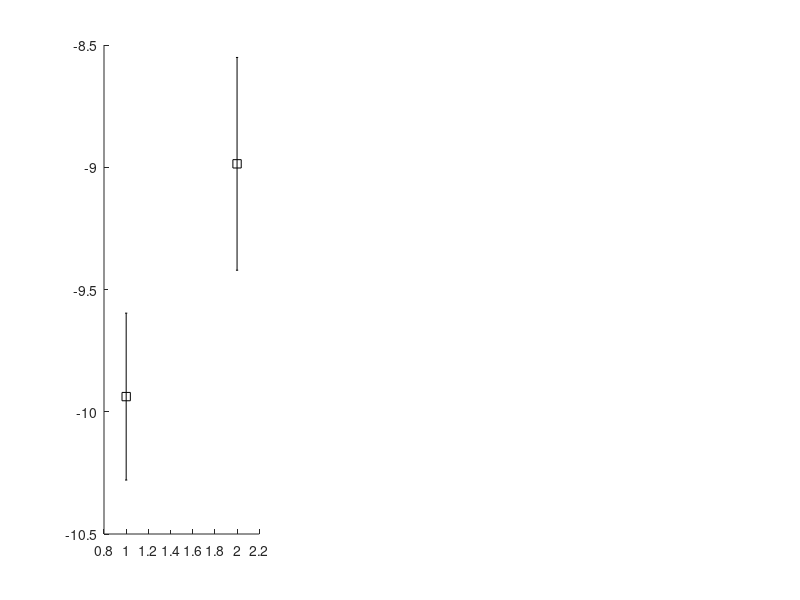

MATLAB code for this plot: (Note: this script raises an error after producing the figure.)
clear all; clc; close all

% Data
Tf_11 = [-9.47, -10.32, -10.00, -9.73, -10.17];
dt_exo_11 = [0.266, 0.268, 0.533, 0.532, 0.4];
dT_exo_11 = [0.04, 0.02, 0.04, 0.07, 0.06];

Tf_12 = [-9.41, -8.35, -9.03, -8.79, -9.35];
dt_exo_12 = [0.233, 0.135, 0.133, 0.8, 0.799];
dT_exo_12 = [0.04, 0.04, 0.02, 0.12, 0.06];

% Voltage labels
x_labels = {'11 V', '12 V'};
x_pos = [1, 2];

% Means and SDs
mean_Tf = [mean(Tf_11), mean(Tf_12)];
std_Tf  = [std(Tf_11), std(Tf_12)];

mean_dt = [mean(dt_exo_11), mean(dt_exo_12)];
std_dt  = [std(dt_exo_11), std(dt_exo_12)];

mean_dT = [mean(dT_exo_11), mean(dT_exo_12)];
std_dT  = [std(dT_exo_11), std(dT_exo_12)];

% Create figure
figure;

% Subplot 1: Tf (°C)
subplot(1,3,1); hold on;
errorbar(x_pos, mean_Tf, std_Tf, 'ks', 'MarkerSize', 6, 'MarkerFaceColor','k', 'LineWidth', 1);
scatter(repmat(x_pos(1),1,5), Tf_11, 'ko');
scatter(repmat(x_pos(2),1,5), Tf_12, 'ko');
xlim([0.5 2.5]);
xticks(x_pos); xticklabels(x_labels);
set(gca, 'FontSize', 14)
ylabel('T_f (°C)', 'FontSize', 16);
title('Final Temperature T_f', 'FontSize', 16);
grid on;

% Subplot 3: Δt_exo (s)
subplot(1,3,3); hold on;
errorbar(x_pos, mean_dt, std_dt, 'ks', 'MarkerSize', 6, 'MarkerFaceColor','k', 'LineWidth', 1);
scatter(repmat(x_pos(1),1,5), dt_exo_11, 'ko');
scatter(repmat(x_pos(2),1,5), dt_exo_12, 'ko');
xlim([0.5 2.5]);
xticks(x_pos); xticklabels(x_labels);
set(gca, 'FontSize', 14)
ylabel('Δt_{exo} (s)', 'FontSize', 16);
title('Time Interval Δt_{exo}', 'FontSize', 16);
grid on;

% Subplot 2: ΔT_exo (°C)
subplot(1,3,2); hold on;
errorbar(x_pos, mean_dT, std_dT, 'ks', 'MarkerSize', 6, 'MarkerFaceColor','k', 'LineWidth', 1);
scatter(repmat(x_pos(1),1,5), dT_exo_11, 'ko');
scatter(repmat(x_pos(2),1,5), dT_exo_12, 'ko');
xlim([0.5 2.5]);
xticks(x_pos); xticklabels(x_labels);
set(gca, 'FontSize', 14)
ylabel('ΔT_{exo} (°C)', 'FontSize', 16);
title('Temperature Interval ΔT_{exo}', 'FontSize', 16);
grid on;

% Legend
lgd = legend(["Mean ± Standard deviation with CI = 96%","Data points"]);
set(lgd, 'FontSize', 14);

% Improve layout
sgtitle('Exothermic Phase Comparison: 11 V vs 12 V', 'FontSize', 18);
